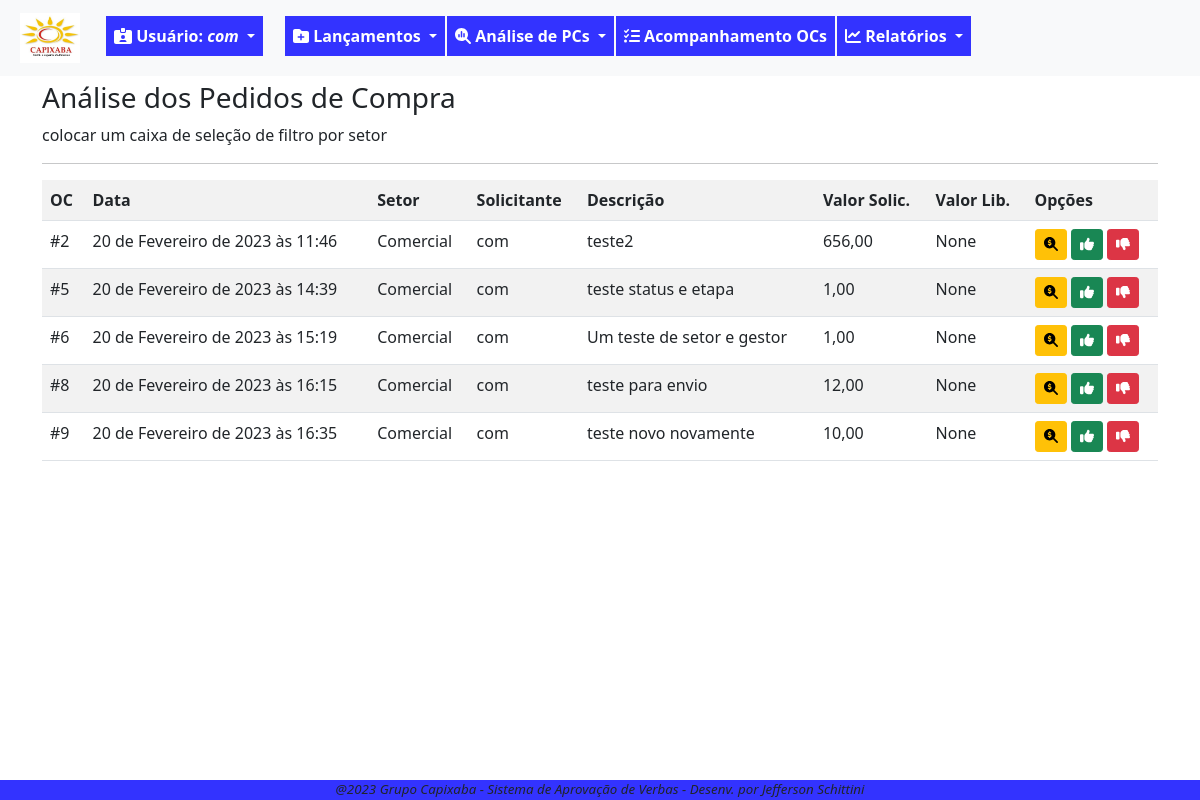
The page /pc/analise/aprova/listar/ (signed in) on the database as committed earlier.
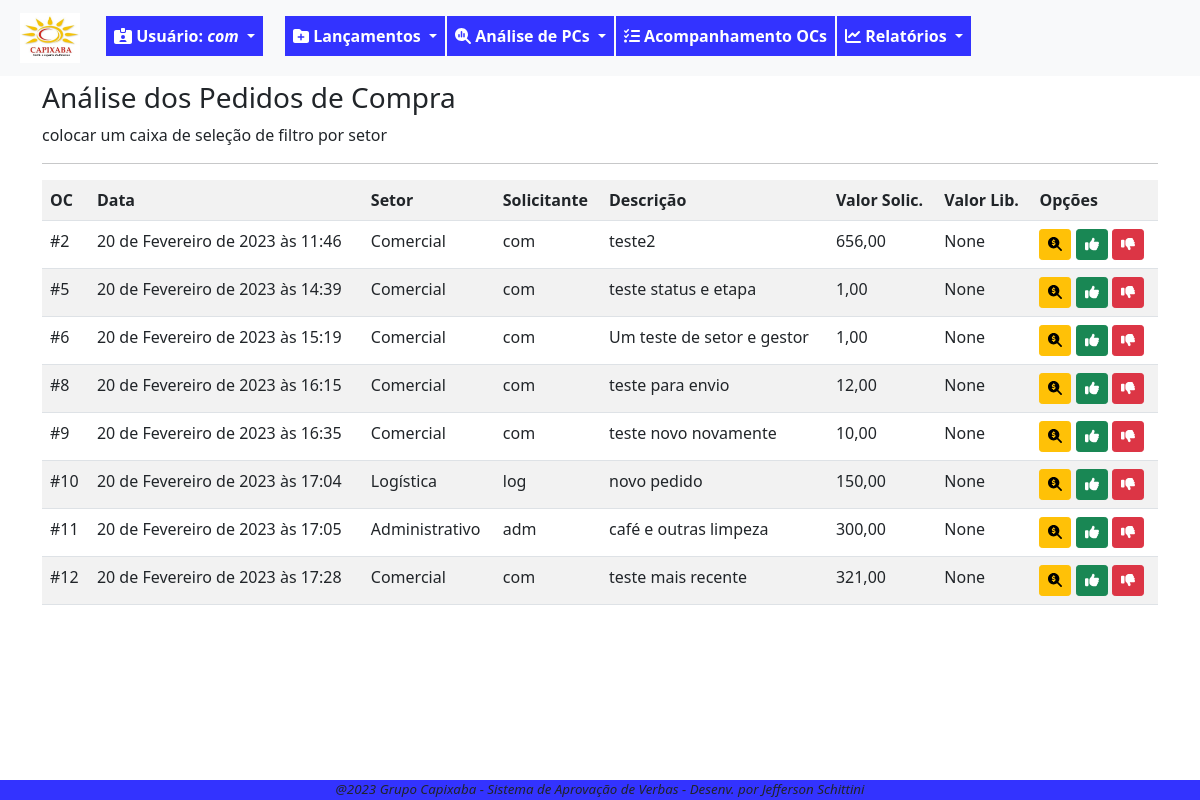
The same page on the database as committed later.
### fluxo/models.py (models this page shows, shortened)
class PedidoCompra(models.Model):
    SOL = '1'
    APR = '2'
    FIS = '3'
    FIN = '4'
    FIM = '9'
    ETAPAS_CHOICES = [
        (SOL,'Solicitação'),
        (APR,'Aprovação'),
        (FIS,'Fiscal'),
        (FIN,'Financeiro'),
        (FIM,'Finalizada'),
    ]
    ABERTA = 'ABE'
    ANALISE = 'ANL'
    LIBERADA = 'LIB'
    NEGADA = 'NEG'
    CANCELADA = 'CAN'
    STATUS_CHOICES = [
        ('ABE','Aberta'),
        ('ANL','Análise'),
        ('LIB','Liberada'),
        ('NEG','Negada'),
        ('CAN','Cancelada'),
    ]
    data_solic = models.DateTimeField(verbose_name='Data da Solicitação', default=timezone.now)
    usuario_log = models.ForeignKey(User, on_delete=models.PROTECT, verbose_name='Usuário') #deixar este usuário, que herda do padrão django
    setor_oc = models.ForeignKey(Setor, on_delete=models.PROTECT, verbose_name='Setor')
    desc_solic = models.CharField(max_length=100, verbose_name='Descrição do pedido')
    motivo_solic = models.TextField(verbose_name='Motivo do pedido', max_length=1000, help_text='Escreva detalhes da solicitação')
    valor_solic = models.DecimalField(max_digits=9, decimal_places=2, verbose_name='Valor Solicitado')
    anexos = models.FileField(upload_to=anexar_em, blank=True, null=True)  # verificar melhor como se configura, inclusive a constante MEDDIA_ROOT
    data_aprov = models.DateTimeField(verbose_name='Aprovação Diretoria', blank=True, null=True)
    motivo_aprov = models.TextField(verbose_name='Motivo Aprovação', blank=True, max_length=1000, help_text='Escreva detalhes da devolutiva')
    valor_aprov = models.DecimalField(verbose_name='Valor Aprovado', max_digits=9, decimal_places=2, blank=True, null=True)
    data_fin = models.DateTimeField(verbose_name='Liberação Financeiro', blank=True, null=True)
    motivo_fin = models.TextField(verbose_name='Motivo Financeiro', max_length=1000, blank=True, help_text='Escreva detalhes da devolutiva')
    data_fis = models.DateTimeField(verbose_name='Liberação Fiscal', blank=True, null=True)
    motivo_fis = models.TextField(verbose_name='Motivo Fiscal', max_length=1000, blank=True, null=True, help_text='Escreva detalhes da devolutiva')
    etapa_oc = models.CharField(verbose_name='Etapa', choices=ETAPAS_CHOICES, max_length=50, default='1')
    status_oc = models.CharField(verbose_name='Status', choices=STATUS_CHOICES, max_length=50, default='ABE')
    data_fim_oc = models.DateTimeField(verbose_name='Data Encerramento', null=True, blank=True)
    """ atriui a uma variável o nome da classe. Isso pode ser usado em um template para identificar a
    classe que está chamando o formulário e condicionar as ações"""

class Setor(models.Model):
    setor_desc = models.CharField(verbose_name='Setor', max_length=100, unique=True)
    gestor_setor = models.ForeignKey(User, on_delete=models.PROTECT, verbose_name='Gestor', blank=True, null=True)
    def __str__(self):
        return self.setor_desc

### fluxo/views.py (the view)
# urls.py: path('pc/analise/aprova/listar/', PCAprovaList.as_view(), name='lista-analise-pc'),
class PCAprovaList(GroupRequiredMixin, LoginRequiredMixin,ListView):
    login_url = reverse_lazy('login')
    group_required = u'Aprovador'
    model = PedidoCompra
    template_name = 'fluxo/listas/lista-analise-pc.html'
    def get_queryset(self):
        self.object_list = PedidoCompra.objects.filter(status_oc='ANL', etapa_oc='2')
        return self.object_list

### fluxo/templates/fluxo/listas/lista-analise-pc.html (shortened to what this page needs)
{% extends 'paginas/base.html' %}
{% load static %}
{% block conteudo %}
<h3 style="margin-top: 5px;">Análise dos Pedidos de Compra</h3>
    <p> colocar um caixa de seleção de filtro por setor</p>
<hr>
<div class="table-responsive">
    <table class="table table-striped">
        <tr>
            <th>OC</th>
            <th>Data</th>
            <th>Setor</th>
            <th>Solicitante</th>
            <th>Descrição</th>
            <th>Valor Solic.</th>
            <th>Valor Lib.</th>
            <th>Opções</th>
        </tr>
        {% for pc in object_list %}
        <tr>
            <td>#{{ pc.pk }}</td>
            <td>{{ pc.data_solic }}</td>
            <td>{{ pc.setor_oc }}</td>
            <td>{{ pc.usuario_log }}</td>
            <td>{{ pc.desc_solic }}</td>
            <td>{{ pc.valor_solic }}</td>
            <td>{{ pc.valor_aprov }}</td>
            <td>
                <a href="{% url 'analise-aprova-pc' pc.pk %}" class="btn btn-warning btn-sm" title="Analisar PC"><i class="fa-solid fa-magnifying-glass-dollar"></i></i></a>
                <a href=" {% url 'envia-aprova-pc' pc.pk %} " class="btn btn-success btn-sm" title="Aprovar PC"><i class="fa-solid fa-thumbs-up"></i></i></a>
                <a href="  " class="btn btn-danger btn-sm" title="Negar ou Retornar PC"><i class="fa-solid fa-thumbs-down"></i></a>
            </td>
        </tr>
        {% empty %}
        <tr>
            <td colspan="7">Pedido de Compra não encontrado.</td>
        </tr>
        {% endfor%}
    </table>
</div>
{% endblock conteudo %}

### paginas/templates/paginas/base.html (shortened to what this page needs)
{% load static %}
{% load crispy_forms_tags %}
<!DOCTYPE html>
<html lang="pt-br">
<head>
    <link rel="stylesheet" href="{% static 'css/estilo.css' %}" type="text/css">
    <link rel="stylesheet" href="{% static 'css/bootstrap.min.css' %}" type="text/css">
    <link rel="stylesheet" href="{% static 'css/all.min.css' %}" type="text/css">
</head>
<body class="corpo">
    <header>
        {% block menu %}
        {% if request.user.is_authenticated %}
        <nav class="navbar navbar-expand-lg bg-light">
            <div class="container-fluid">
                <ul class="navbar-nav me-auto mb-lg-0">
                    <li class="nav-item">
                        <a class="navbar-brand nav-link" href="{% url 'index' %}"><img src="{% static 'img/logocpxb.jpeg' %}" width="60" height="50" alt=""></a>
                    </li>
                    <div class="nav-item dropdown mt-2">
                        <a style="color:white; margin-right: 20px;" class="nav-link dropdown-toggle btn-meu-menu" href="#" role="button" data-bs-toggle="dropdown" aria-expanded="false">
                            <i class="fa-solid fa-id-card-clip"></i><span> Usuário: <em>{{ request.user}}</em></span>
                        </a>
                    </div>
                    <div class="nav-item dropdown mt-2">
                        <a style="color:white" class="nav-link dropdown-toggle btn-meu-menu" href="#" role="button" data-bs-toggle="dropdown" aria-expanded="false">
                            <i class="fa-solid fa-folder-plus"></i>
                            <span>Lançamentos</span>
                        </a>
                    </div>
                    <div class="nav-item dropdown mt-2">
                        <a style="color:white" class="nav-link dropdown-toggle btn-meu-menu" href="#" role="button" data-bs-toggle="dropdown" aria-expanded="false">
                            <i class="fa-solid fa-magnifying-glass-chart"></i>
                            <span>Análise de PCs</span>
                        </a>
                    </div>
                    <li class="nav-item mt-2"><a style="color:white" class="nav-link btn-meu-menu" href="{% url 'index' %}">
                        <i class="fa-solid fa-list-check"></i>
                        <span>Acompanhamento OCs</span></a>
                    </li>
                    <div class="nav-item dropdown mt-2">
                        <a style="color:white" class="nav-link dropdown-toggle btn-meu-menu" href="#" role="button" data-bs-toggle="dropdown" aria-expanded="false">
                            <i class="fa-solid fa-chart-line"></i>
                            <span>Relatórios</span>
                        </a>
                    </div>
                </ul>
            </div>
        </nav>
        {% endif %}
        {% endblock menu %}
    </header>
        <div class="container">
        {% block conteudo %}{% endblock conteudo %}
        </div>
    {% block rodape %}
    <footer>
        <p style="margin-bottom: 0; font-size: smaller;"> <em> @2023 Grupo Capixaba - Sistema de Aprovação de Verbas - Desenv. por Jefferson Schittini</em></p>
    </footer>
    {% endblock rodape %}
</body>
</html>

### static/css/estilo.css (style rules this page uses)
.corpo { margin-bottom: 80px; }
.btn-meu-menu { background-color:rgb(51, 51,255); font-size: medium; font-weight: bold; margin-left: 2px; }
footer { position: fixed; bottom: 0; width: 100%; background-color:rgb(51, 51,255); text-align: center; }

Rows that differ between the two databases and show on the page:
added PedidoCompra: pk "10", data_solic "20 de Fevereiro de 2023 às 17:04", setor_oc "Logística", usuario_log "log", desc_solic "novo pedido", valor_solic "150,00", valor_aprov "None"
added PedidoCompra: pk "11", data_solic "20 de Fevereiro de 2023 às 17:05", setor_oc "Administrativo", usuario_log "adm", desc_solic "café e outras limpeza", valor_solic "300,00", valor_aprov "None"
added PedidoCompra: pk "12", data_solic "20 de Fevereiro de 2023 às 17:28", setor_oc "Comercial", usuario_log "com", desc_solic "teste mais recente", valor_solic "321,00", valor_aprov "None"
